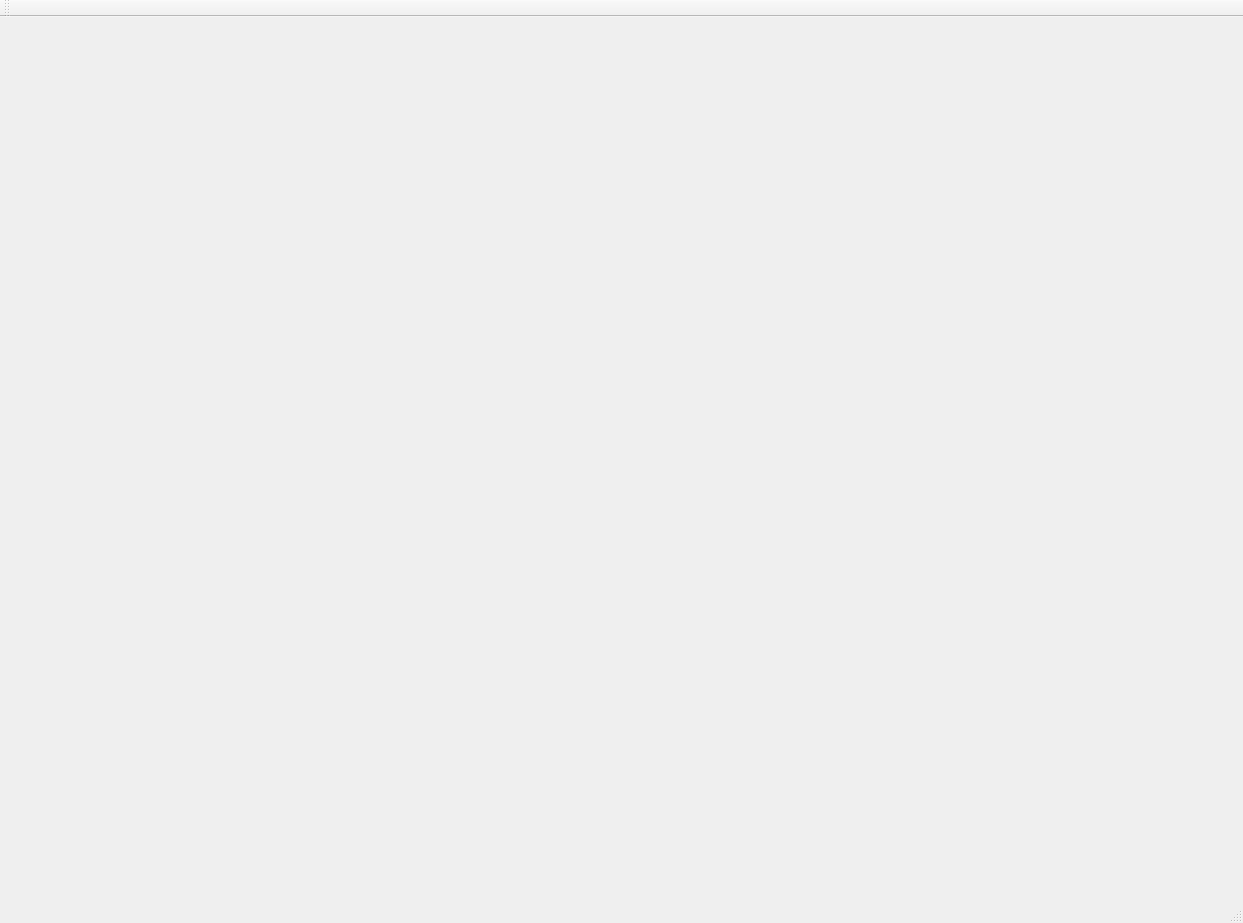
<?xml version="1.0" encoding="UTF-8"?>
<ui version="4.0">
 <class>testClass</class>
 <widget class="QMainWindow" name="testClass">
  <property name="geometry">
   <rect>
    <x>0</x>
    <y>0</y>
    <width>1243</width>
    <height>923</height>
   </rect>
  </property>
  <property name="windowTitle">
   <string>test</string>
  </property>
  <widget class="QWidget" name="centralWidget"/>
  <widget class="QMenuBar" name="menuBar">
   <property name="geometry">
    <rect>
     <x>0</x>
     <y>0</y>
     <width>1243</width>
     <height>23</height>
    </rect>
   </property>
  </widget>
  <widget class="QToolBar" name="mainToolBar">
   <attribute name="toolBarArea">
    <enum>TopToolBarArea</enum>
   </attribute>
   <attribute name="toolBarBreak">
    <bool>false</bool>
   </attribute>
  </widget>
  <widget class="QStatusBar" name="statusBar"/>
 </widget>
 <layoutdefault spacing="6" margin="11"/>
 <resources>
  <include location="test.qrc"/>
 </resources>
 <connections/>
</ui>
